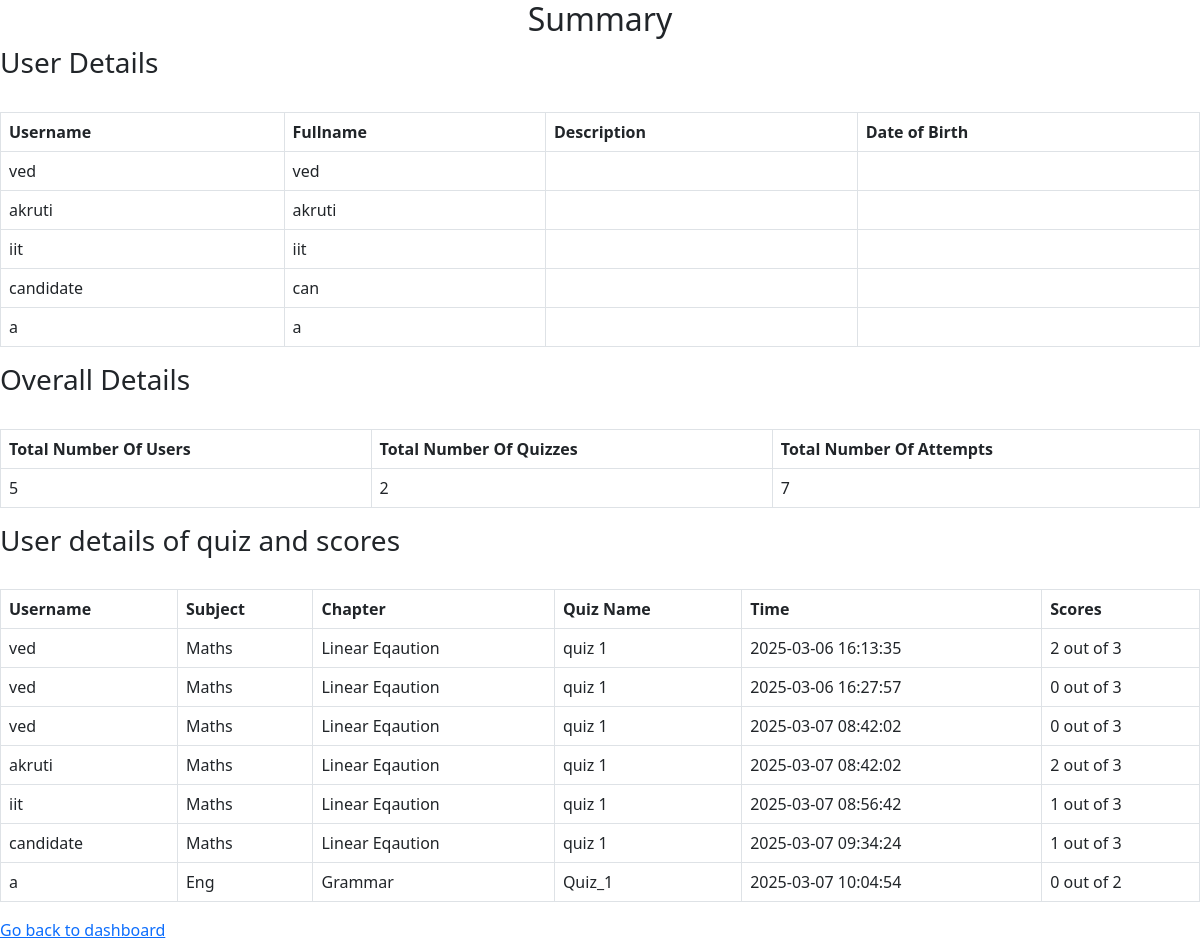
The page /admin/summary on the database as committed earlier.
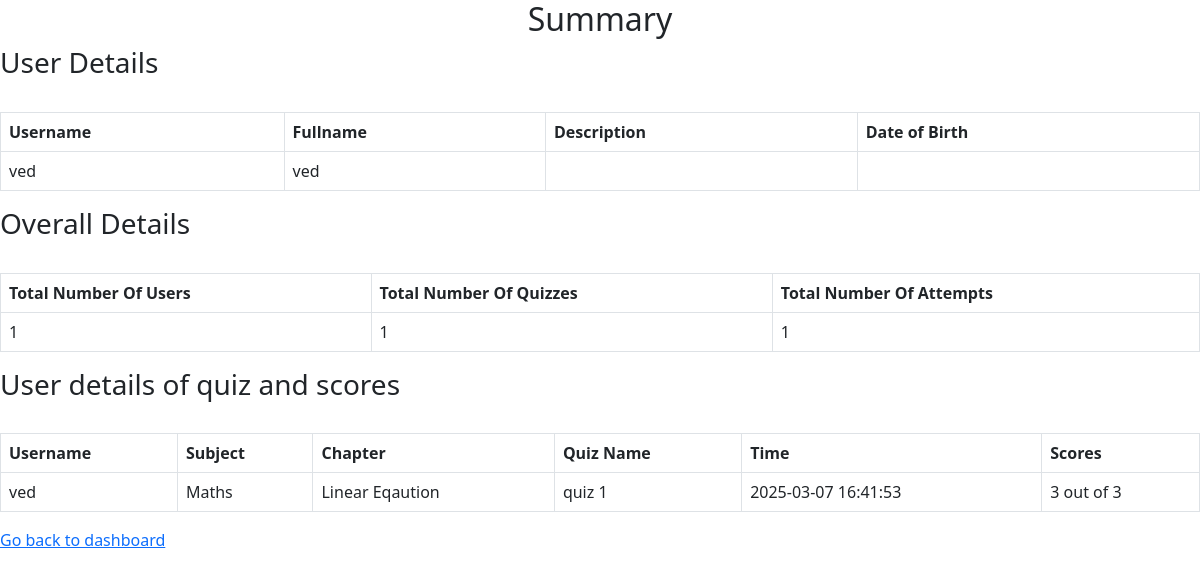
The same page on the database as committed later.
### models.py (models this page shows)
class User(db.Model):
    id=db.Column(db.Integer,primary_key=True,nullable=False,autoincrement=True)
    username=db.Column(db.String(100),unique=True,nullable=False)
    password=db.Column(db.String(100),nullable=False)
    fullname=db.Column(db.String(100),nullable=False)
    qualification=db.Column(db.String(250),nullable=True)
    dob=db.Column(db.String(50),nullable=True)

class Score(db.Model):
    id=db.Column(db.Integer,primary_key=True,autoincrement=True)
    user_id=db.Column(db.Integer,db.ForeignKey('user.id',ondelete="CASCADE"),nullable=False)
    quiz_id=db.Column(db.Integer,db.ForeignKey('quiz.id',ondelete="CASCADE"),nullable=False)
    time_stamp_of_attempt=db.Column(db.DateTime,default= datetime.now().replace(microsecond=0))
    total_scored=db.Column(db.Integer,nullable=False)
    total_question=db.Column(db.Integer,nullable=False)
    user=db.relationship('User',backref='score')

class Subject(db.Model):
    id=db.Column(db.Integer,primary_key=True,nullable=False,autoincrement=True)
    name=db.Column(db.String(100),nullable=False)
    description=db.Column(db.String(250),nullable=True)
    chapter=db.relationship("Chapter",backref='subject',cascade='all,delete')

class Chapter(db.Model):
    id=db.Column(db.Integer,primary_key=True,nullable=False,autoincrement=True)
    subject_id=db.Column(db.Integer,db.ForeignKey('subject.id',ondelete="CASCADE"),nullable=False)
    name=db.Column(db.String(100),nullable=False)
    description=db.Column(db.String(250),nullable=True)
    quiz=db.relationship('Quiz',backref='chapter',cascade='all,delete')

class Quiz(db.Model):
    id=db.Column(db.Integer,primary_key=True,nullable=False,autoincrement=True)
    name=db.Column(db.String(100),nullable=False)
    chapter_id=db.Column(db.Integer,db.ForeignKey('chapter.id',ondelete="CASCADE"),nullable=False)
    remarks=db.Column(db.String(300),nullable=True)
    question=db.relationship('Question',backref='quiz',cascade='all,delete')
    score=db.relationship('Score',backref='quiz',cascade='all,delete')

### app.py (the view)
@app.route('/admin/summary',methods=['GET','POST'])
def summary():
    user=User.query.filter(User.username!='admin').all()
    user_count=User.query.filter(User.username!='admin').count()
    total_quizzes=Quiz.query.count()
    total_attempts=Score.query.count()
    total_user=Score.query.all()
    return render_template('summary.html',user=user,user_count=user_count,total_quizzes=total_quizzes,total_attempts=total_attempts,total_user=total_user)

### templates/summary.html (shortened to what this page needs)
<h2>Summary </h2>
<head>
    <link href="https://cdn.jsdelivr.net/npm/bootstrap@5.3.0/dist/css/bootstrap.min.css" rel="stylesheet">
</head>
<h3>User Details</h3>
                <table class="table table-bordered ">
                    <thead>
                        <br>
                    <tr>
                        <th>Username</th>
                        <th>Fullname </th>
                        <th>Description</th>
                        <th>Date of Birth</th>
                    </tr>
                    </thead>
                    <tbody>
                    <tr>
                        {% for i in user %}
                        <td>{{i.username}}</td>
                        <td>{{i.fullname}}</td>
                        <td>{{i.qualification}}</td>
                        <td>{{i.dob}}</td>
                    </tr>
                    {% endfor %}
                </tbody>
            </table>
<h3> Overall Details </h3>
            <table class="table table-bordered ">
                <thead>
                    <br>
                <tr>
                    <th>Total Number Of Users</th>
                    <th>Total Number Of Quizzes</th>
                    <th>Total Number Of Attempts</th>
                </tr>
                </thead>
                <tbody>
                <tr>
                    <td>{{user_count}}</td>
                    <td>{{total_quizzes}}</td>
                    <td>{{total_attempts}}</td>
                   </tr>
            </tbody>
</table>
<h3> User details of quiz and scores</h3>
            <table class="table table-bordered ">
                <thead>
                    <br>
                <tr>
                    <th>Username</th>
                    <th> Subject</th>
                    <th> Chapter</th>
                    <th>Quiz Name</th>
                    <th> Time </th>
                    <th>Scores</th>
                </tr>
                </thead>
                <tbody>
                <tr>
                    {% for i in total_user %}
                    <td>{{i.user.username}}</td>
                    <td>{{i.quiz.chapter.subject.name}}</td>
                    <td>{{i.quiz.chapter.name}}</td>
                    <td>{{i.quiz.name}}</td>
                    <td>{{i. time_stamp_of_attempt}}</td>
                    <td>{{i.total_scored}} out of  {{i. total_question}}</td>
                   </tr>
                   {% endfor %}
            </tbody>
</table>
<a href="{{url_for('admin_dashboard')}}">Go back to dashboard</a>

### templates/summary.html (style rules this page uses)
h2 { text-align: center; }

Rows that differ between the two databases and show on the page:
removed User: username "akruti", fullname "akruti"
removed User: username "iit", fullname "iit"
removed User: username "candidate", fullname "can"
removed User: username "a", fullname "a"
removed Score: user.username "ved", quiz.chapter.subject.name "Maths", quiz.chapter.name "Linear Eqaution", quiz.name "quiz 1", time_stamp_of_attempt "2025-03-06 16:27:57", total_scored "0", total_question "3"
removed Score: user.username "ved", quiz.chapter.subject.name "Maths", quiz.chapter.name "Linear Eqaution", quiz.name "quiz 1", time_stamp_of_attempt "2025-03-07 08:42:02", total_scored "0", total_question "3"
removed Score: user.username "akruti", quiz.chapter.subject.name "Maths", quiz.chapter.name "Linear Eqaution", quiz.name "quiz 1", time_stamp_of_attempt "2025-03-07 08:42:02", total_scored "2", total_question "3"
removed Score: user.username "iit", quiz.chapter.subject.name "Maths", quiz.chapter.name "Linear Eqaution", quiz.name "quiz 1", time_stamp_of_attempt "2025-03-07 08:56:42", total_scored "1", total_question "3"
removed Score: user.username "candidate", quiz.chapter.subject.name "Maths", quiz.chapter.name "Linear Eqaution", quiz.name "quiz 1", time_stamp_of_attempt "2025-03-07 09:34:24", total_scored "1", total_question "3"
removed Score: user.username "a", quiz.chapter.subject.name "Eng", quiz.chapter.name "Grammar", quiz.name "Quiz_1", time_stamp_of_attempt "2025-03-07 10:04:54", total_scored "0", total_question "2"
changed Score "ved": time_stamp_of_attempt "2025-03-06 16:13:35" → "2025-03-07 16:41:53"; total_scored "2" → "3"
Other text that changed with them:
{{ user_count }}: "5" → "1"
{{ total_quizzes }}: "2" → "1"
{{ total_attempts }}: "7" → "1"
